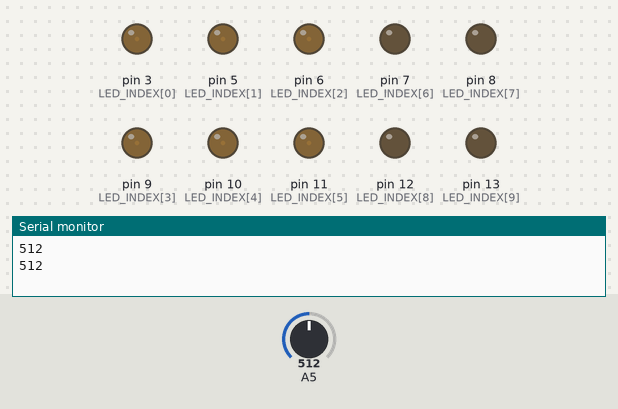
The sketch below on a simulated Arduino Uno, built with avr-gcc and run on an emulated ATmega328P. Shown: output pins drawn as LEDs (lit = HIGH), the last lines printed to the serial monitor. Inputs (shaded band) come from the test bench; at power-on: A5 = 512.

Above: at 2.3 s.
2.4 s: A5 set to 122
7.5 s: A5 set to 0
At 8.6 s:
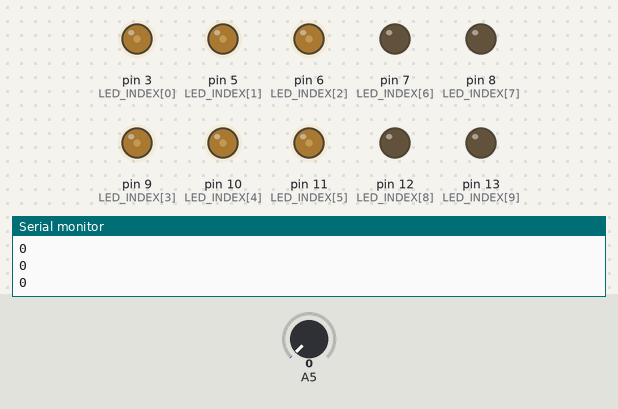
Timing chart, 0 to 11.7 s (numbered marks = the images above; inputs shaded):
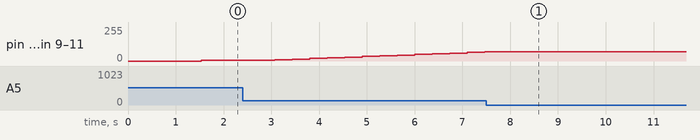

Measured:
- after the input at 7.5 s, pin 3 (LED_INDEX[0]), pin 5 (LED_INDEX[1]), pin 6 (LED_INDEX[2]), pin 9 (LED_INDEX[3]), pin 10 (LED_INDEX[4]), pin 11 (LED_INDEX[5]): stays 70/255 (without the input it goes to 75/255 after 0.34 s)

The sketch:

LayDiemBaitap.ino
```cpp
#include <Arduino.h>

int LED_INDEX[] = {3, 5, 6, 9, 10, 11, 7, 8, 12, 13};
int numLed = 10;

void setup()
{
  // put your setup code here, to run once:
  for (int i = 0; i < 10; i++)
  {
    pinMode(LED_INDEX[i], OUTPUT);
  }
  pinMode(A5, INPUT);
  Serial.begin(9600);
}

void cau1(int timedelay){
   // put your main code here, to run repeatedly:
  delay(timedelay);
  for(int i = 0 ; i < numLed ; i++){
    digitalWrite(LED_INDEX[i], HIGH);
    delay(timedelay);
  }
  delay(timedelay);
  for(int i = numLed ; i > 0 ; i--){
    digitalWrite(LED_INDEX[i-1], LOW);
    delay(timedelay);
  }
}

void cau2(int timedelay){
   // put your main code here, to run repeatedly:
  delay(timedelay);
  for (int i = 0; i <=(numLed - 1) / 2 ; i++)
  {
    digitalWrite(LED_INDEX[i], HIGH);
    digitalWrite(LED_INDEX[numLed - 1 - i], HIGH);
    delay(timedelay);
  }
  delay(timedelay);
  for (int i = (numLed - 1) / 2; i >=0  ; i--)
  {
    digitalWrite(LED_INDEX[i], LOW);
    digitalWrite(LED_INDEX[numLed - 1 - i], LOW);
    delay(timedelay);
  }
}

void cau3(int timedelay){
    // put your main code here, to run repeatedly:
  delay(timedelay);
  for (int i = 0 ; i < numLed ; i+=2)
  {
    digitalWrite(LED_INDEX[i], HIGH);
    delay(timedelay);
    digitalWrite(LED_INDEX[i], LOW);
    delay(timedelay);
  }
  for (int i = numLed - 1 ; i >= 1 ; i-=2)
  {
    digitalWrite(LED_INDEX[i], HIGH);
    delay(timedelay);
    digitalWrite(LED_INDEX[i], LOW);
    delay(timedelay);
  }
}

void cau4_backup(){
   // put your main code here, to run repeatedly:
  delay(200);
  int sensorValue = analogRead(A5);
    Serial.println(sensorValue);
    int time_delay = sensorValue*3;
    cau3(time_delay);
}

void cau4(){
  // put your main code here, to run repeatedly:
  delay(200);
  for (int i = 0 ; i < numLed ; i+=2)
  {
    int sensorValue = analogRead(A5);
    Serial.println(sensorValue);
    int time_delay = sensorValue*3;
    digitalWrite(LED_INDEX[i], HIGH);
    delay(time_delay);
    digitalWrite(LED_INDEX[i], LOW);
    delay(time_delay);
  }
  for (int i = numLed - 1 ; i >= 1 ; i-=2)
  {
    int sensorValue = analogRead(A5);
    Serial.println(sensorValue);
    int time_delay = sensorValue*3;
    digitalWrite(LED_INDEX[i], HIGH);
    delay(time_delay);
    digitalWrite(LED_INDEX[i], LOW);
    delay(time_delay);
  }
}

//nho rut bot day 4 chan A0->A3
void cau5(){
   for (int i = 0; i <= 255; i += 5)
  {
    int sensorValue = analogRead(A5);
      Serial.println(sensorValue);
    int time_delay = sensorValue * 3;
    for (int j = 0; j < 6; j++)
    {
      analogWrite(LED_INDEX[j], i);
    }
    delay(time_delay);
  }
}
void loop()
{
  cau5();
}
```
